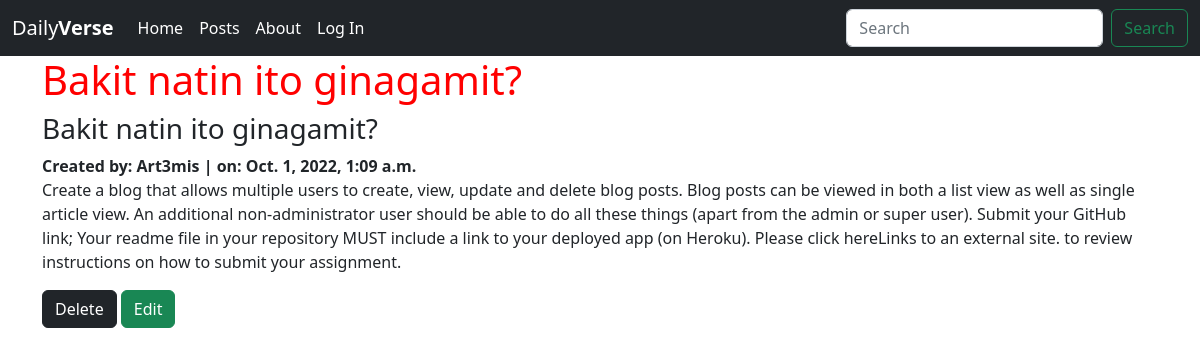
Page /posts/11 on the committed database.
### posts/models.py (models this page shows, shortened)
class Post(models.Model):
    title = models.CharField(max_length=256)
    subtitle = models.CharField(max_length=256)
    author = models.ForeignKey(
        get_user_model(),
        on_delete=models.CASCADE
    )
    body = models.TextField()
    created_on = models.DateTimeField(auto_now_add=True)

### posts/views.py (the view)
# urls.py: path('<int:pk>', PostDetailView.as_view(), name='detail'),
class PostDetailView(DetailView):
    template_name = "posts/detail.html"
    model = Post

### templates/posts/detail.html (shortened to what this page needs)
{% extends 'base.html' %}
{% block content %}
    <h1 id="title">{{ post.title }}</h1>
    <h3 id="subtitle">{{ post.subtitle }}</h3>
    <strong id="author">Created by: {{ post.author }} | on: {{ post.created_on }}</strong>
    <p id="body">{{ post.body }}</p>
    <a href="{% url 'confirm_delete' post.id %}" class="card-link btn btn-dark btn-md">Delete</a>
    <a href="{% url 'edit' post.id %}" class="card-link btn btn-success btn-md">Edit</a>
{% endblock content %}

### static/css/base.css (style rules this page uses)
h1 { color: red; }

### rows in the picture
Post: title "Bakit natin ito ginagamit?", subtitle "Bakit natin ito ginagamit?", author "Art3mis", created_on "Oct. 1, 2022, 1:09 a.m.", body "Create a blog that allows multiple users to create, view, update and delete blog posts. Blog posts can be viewed in both a list view as well as single article view. An additional non-administrator user should be able to do all these things (apart from the admin or super user). Submit your GitHub link; Your readme file in your repository MUST include a link to your deployed app (on Heroku). Please click hereLinks to an external site. to review instructions on how to submit your assignment."
